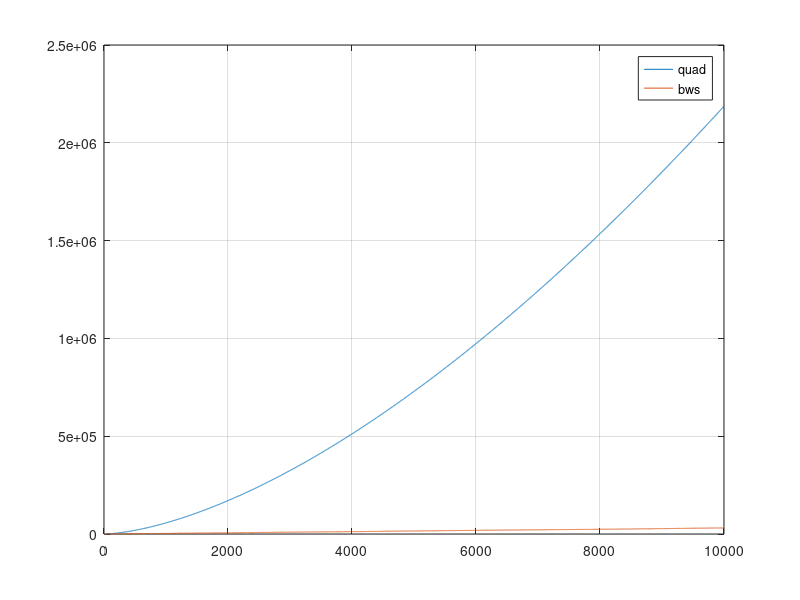

Here is the MATLAB script that generated this plot:
%complexity analysis 
n=1:1e4;
quad_y=n.^(log2(3));
bws_y=zeros(size(n));
for ind=n
    val=n(ind);
    for p2 =0:100
        if 2^p2>n(ind)
            break;
        end
        val=val+2^p2*(log2(n(ind))-p2);
    end
    bws_y(ind)=val;
end

plot(n,quad_y);
hold on;
grid on;
plot(n,bws_y);
legend('quad','bws');